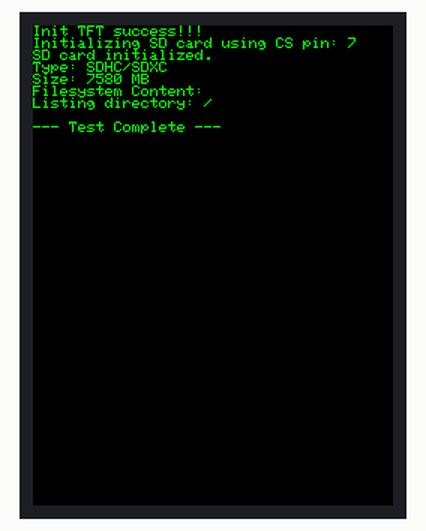
Bench run of a program on a simulated ESP32-C3. Parts: 240×320 colour display. Storage starts empty.

Above: at 0.3 s.

The program:

main.cpp
```cpp
#include <Arduino.h>
#include <TFT_eSPI.h>
#include <SD.h>

// Tạo đối tượng tft từ thư viện
TFT_eSPI tft = TFT_eSPI();

// Khai báo phần cứng cho SDCard
const int SDCARD_PIN_CS = 7;
const int SDCARD_PIN_SCK = 4;
const int SDCARD_PIN_MISO = 5;
const int SDCARD_PIN_MOSI = 6;

// Khai báo hàm
void initTFT(); // Khởi tạo màn hình
void initSD(); // Khởi tạo SDCard
void listDir(fs::FS &fs, const char * dirname, uint8_t levels); // Hàm hiển thị các tệp trong SD // Dùng để test chưa cần quan tâm nhiều

void setup() {
  initTFT();
  initSD();
}

int count = 0;
void loop() {}

void initTFT()
{
  tft.init();
  tft.setRotation(0);
  tft.fillScreen(TFT_BLACK);
  tft.setTextColor(TFT_GREEN);
  tft.setTextSize(1);
  tft.setCursor(0, 0);
  tft.println("Init TFT success!!!");
}

void initSD()
{
  SPI.end();
  SPI.begin(SDCARD_PIN_SCK, SDCARD_PIN_MISO, SDCARD_PIN_MOSI, SDCARD_PIN_CS);

  tft.print("Initializing SD card using CS pin: ");
  tft.println(SDCARD_PIN_CS);

  if (!SD.begin(SDCARD_PIN_CS, SPI)) {
    tft.setTextColor(TFT_RED);
    tft.println("SD mount failed (wiring/freq).");
    return;
  }

  tft.setTextColor(TFT_GREEN);
  tft.println("SD card initialized.");

  uint8_t type = SD.cardType();
  if (type == CARD_NONE) {
    tft.setTextColor(TFT_RED);
    tft.println("No SD card detected.");
    return;
  }
  tft.printf("Type: %s\n", type == CARD_MMC ? "MMC" :
                         type == CARD_SD  ? "SDSC" :
                         type == CARD_SDHC? "SDHC/SDXC" : "UNKNOWN");
  tft.printf("Size: %llu MB\n", SD.cardSize() / (1024ULL * 1024ULL));

  tft.println("Filesystem Content:");
  listDir(SD, "/", 0);
  tft.println("\n--- Test Complete ---");
}

// Hàm liệt kê nội dung thư mục (lấy từ ví dụ của thư viện SD)
void listDir(fs::FS &fs, const char * dirname, uint8_t levels) {
  tft.printf("Listing directory: %s\n", dirname);

  File root = fs.open(dirname);
  if (!root) {
    tft.println("Failed to open directory");
    return;
  }
  if (!root.isDirectory()) {
    tft.println("Not a directory");
    return;
  }

  File file = root.openNextFile();
  while (file) {
    if (file.isDirectory()) {
      tft.print("  DIR : ");
      tft.println(file.name());
      if (levels) {
        listDir(fs, file.path(), levels - 1);
      }
    } else {
      tft.print("  FILE: ");
      tft.print(file.name());
      tft.print("\tSIZE: ");
      tft.println(file.size());
    }
    file = root.openNextFile();
  }
}
```
